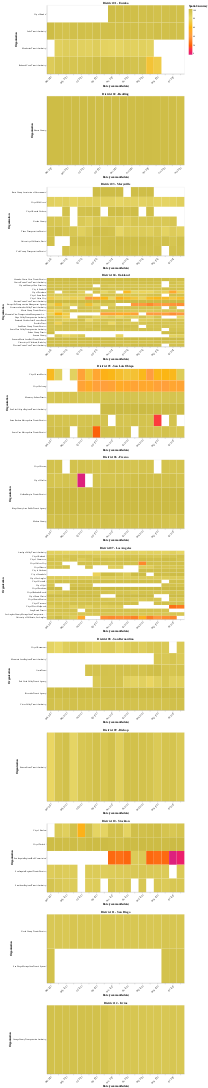

Here is the notebook cell this chart was saved with:
### Code cell
charts = []
for district in unique_districts:
    filtered_df = df.loc[df.District == district]
    chart = _aggregate_agency.heatmap(
        filtered_df,
        "spatial_accuracy",
        color_dict["spatial_accuracy_domain"],
        color_dict["spatial_accuracy_range"],
        3,
    )
    charts.append(chart)
display(
    Markdown(
        f"""<h2 style="border-bottom: 3px solid #000;"><b>{readable_dict["spatial_accuracy_graph"]["title"]}</b></h2><br>
        {readable_dict["spatial_accuracy_graph"]["subtitle"]}
            """
    )
)
display(alt.vconcat(*charts))
